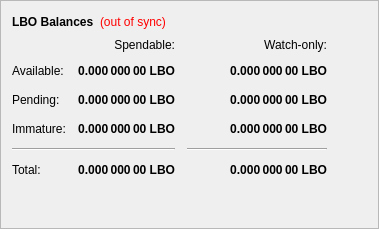
        <widget class="QFrame" name="frame">
         <property name="frameShape">
          <enum>QFrame::StyledPanel</enum>
         </property>
         <property name="frameShadow">
          <enum>QFrame::Raised</enum>
         </property>
         <layout class="QVBoxLayout" name="verticalLayout_4">
          <item>
           <layout class="QHBoxLayout" name="horizontalLayout_4">
            <item>
             <widget class="QLabel" name="label_5">
              <property name="font">
               <font>
                <weight>75</weight>
                <bold>true</bold>
               </font>
              </property>
              <property name="text">
               <string>LBO Balances</string>
              </property>
             </widget>
            </item>
            <item>
             <widget class="QLabel" name="labelWalletStatus">
              <property name="cursor">
               <cursorShape>WhatsThisCursor</cursorShape>
              </property>
              <property name="toolTip">
               <string>The displayed information may be out of date. Your wallet automatically synchronizes with the labrotix network after a connection is established, but this process has not completed yet.</string>
              </property>
              <property name="styleSheet">
               <string notr="true">QLabel { color: red; }</string>
              </property>
              <property name="text">
               <string notr="true">(out of sync)</string>
              </property>
              <property name="alignment">
               <set>Qt::AlignLeading|Qt::AlignLeft|Qt::AlignVCenter</set>
              </property>
             </widget>
            </item>
            <item>
             <spacer name="horizontalSpacer_3">
              <property name="orientation">
               <enum>Qt::Horizontal</enum>
              </property>
              <property name="sizeHint" stdset="0">
               <size>
                <width>40</width>
                <height>20</height>
               </size>
              </property>
             </spacer>
            </item>
           </layout>
          </item>
          <item>
           <layout class="QGridLayout" name="gridLayout">
            <property name="spacing">
             <number>12</number>
            </property>
            <item row="2" column="2">
             <widget class="QLabel" name="labelWatchPending">
              <property name="font">
               <font>
                <weight>75</weight>
                <bold>true</bold>
               </font>
              </property>
              <property name="cursor">
               <cursorShape>IBeamCursor</cursorShape>
              </property>
              <property name="toolTip">
               <string>Unconfirmed transactions to watch-only addresses</string>
              </property>
              <property name="text">
               <string notr="true">0.000 000 00 LBO</string>
              </property>
              <property name="alignment">
               <set>Qt::AlignRight|Qt::AlignTrailing|Qt::AlignVCenter</set>
              </property>
              <property name="textInteractionFlags">
               <set>Qt::LinksAccessibleByMouse|Qt::TextSelectableByKeyboard|Qt::TextSelectableByMouse</set>
              </property>
             </widget>
            </item>
            <item row="2" column="1">
             <widget class="QLabel" name="labelUnconfirmed">
              <property name="font">
               <font>
                <weight>75</weight>
                <bold>true</bold>
               </font>
              </property>
              <property name="cursor">
               <cursorShape>IBeamCursor</cursorShape>
              </property>
              <property name="toolTip">
               <string>Total of transactions that have yet to be confirmed, and do not yet count toward the spendable balance</string>
              </property>
              <property name="text">
               <string notr="true">0.000 000 00 LBO</string>
              </property>
              <property name="alignment">
               <set>Qt::AlignRight|Qt::AlignTrailing|Qt::AlignVCenter</set>
              </property>
              <property name="textInteractionFlags">
               <set>Qt::LinksAccessibleByMouse|Qt::TextSelectableByKeyboard|Qt::TextSelectableByMouse</set>
              </property>
             </widget>
            </item>
            <item row="3" column="2">
             <widget class="QLabel" name="labelWatchImmature">
              <property name="font">
               <font>
                <weight>75</weight>
                <bold>true</bold>
               </font>
              </property>
              <property name="cursor">
               <cursorShape>IBeamCursor</cursorShape>
              </property>
              <property name="toolTip">
               <string>Staked or masternode rewards in watch-only addresses that has not yet matured</string>
              </property>
              <property name="text">
               <string notr="true">0.000 000 00 LBO</string>
              </property>
              <property name="alignment">
               <set>Qt::AlignRight|Qt::AlignTrailing|Qt::AlignVCenter</set>
              </property>
              <property name="textInteractionFlags">
               <set>Qt::LinksAccessibleByMouse|Qt::TextSelectableByKeyboard|Qt::TextSelectableByMouse</set>
              </property>
             </widget>
            </item>
            <item row="4" column="0" colspan="2">
             <widget class="Line" name="lineSpendableBalance">
              <property name="orientation">
               <enum>Qt::Horizontal</enum>
              </property>
             </widget>
            </item>
            <item row="4" column="2">
             <widget class="Line" name="lineWatchBalance">
              <property name="sizePolicy">
               <sizepolicy hsizetype="Preferred" vsizetype="Fixed">
                <horstretch>0</horstretch>
                <verstretch>0</verstretch>
               </sizepolicy>
              </property>
              <property name="minimumSize">
               <size>
                <width>140</width>
                <height>0</height>
               </size>
              </property>
              <property name="orientation">
               <enum>Qt::Horizontal</enum>
              </property>
             </widget>
            </item>
            <item row="5" column="0">
             <widget class="QLabel" name="labelTotalText">
              <property name="text">
               <string>Total:</string>
              </property>
             </widget>
            </item>
            <item row="3" column="1">
             <widget class="QLabel" name="labelImmature">
              <property name="font">
               <font>
                <weight>75</weight>
                <bold>true</bold>
               </font>
              </property>
              <property name="cursor">
               <cursorShape>IBeamCursor</cursorShape>
              </property>
              <property name="toolTip">
               <string>Staked or masternode rewards that has not yet matured</string>
              </property>
              <property name="text">
               <string notr="true">0.000 000 00 LBO</string>
              </property>
              <property name="alignment">
               <set>Qt::AlignRight|Qt::AlignTrailing|Qt::AlignVCenter</set>
              </property>
              <property name="textInteractionFlags">
               <set>Qt::LinksAccessibleByMouse|Qt::TextSelectableByKeyboard|Qt::TextSelectableByMouse</set>
              </property>
             </widget>
            </item>
            <item row="2" column="3">
             <spacer name="horizontalSpacer_2">
              <property name="orientation">
               <enum>Qt::Horizontal</enum>
              </property>
              <property name="sizeHint" stdset="0">
               <size>
                <width>40</width>
                <height>20</height>
               </size>
              </property>
             </spacer>
            </item>
            <item row="3" column="0">
             <widget class="QLabel" name="labelImmatureText">
              <property name="text">
               <string>Immature:</string>
              </property>
             </widget>
            </item>
            <item row="5" column="1">
             <widget class="QLabel" name="labelTotal">
              <property name="font">
               <font>
                <weight>75</weight>
                <bold>true</bold>
               </font>
              </property>
              <property name="cursor">
               <cursorShape>IBeamCursor</cursorShape>
              </property>
              <property name="toolTip">
               <string>Your current total balance</string>
              </property>
              <property name="text">
               <string notr="true">0.000 000 00 LBO</string>
              </property>
              <property name="alignment">
               <set>Qt::AlignRight|Qt::AlignTrailing|Qt::AlignVCenter</set>
              </property>
              <property name="textInteractionFlags">
               <set>Qt::LinksAccessibleByMouse|Qt::TextSelectableByKeyboard|Qt::TextSelectableByMouse</set>
              </property>
             </widget>
            </item>
            <item row="5" column="2">
             <widget class="QLabel" name="labelWatchTotal">
              <property name="font">
               <font>
                <weight>75</weight>
                <bold>true</bold>
               </font>
              </property>
              <property name="cursor">
               <cursorShape>IBeamCursor</cursorShape>
              </property>
              <property name="toolTip">
               <string>Current total balance in watch-only addresses</string>
              </property>
              <property name="text">
               <string notr="true">0.000 000 00 LBO</string>
              </property>
              <property name="alignment">
               <set>Qt::AlignRight|Qt::AlignTrailing|Qt::AlignVCenter</set>
              </property>
              <property name="textInteractionFlags">
               <set>Qt::LinksAccessibleByMouse|Qt::TextSelectableByKeyboard|Qt::TextSelectableByMouse</set>
              </property>
             </widget>
            </item>
            <item row="0" column="2">
             <widget class="QLabel" name="labelWatchonly">
              <property name="text">
               <string>Watch-only:</string>
              </property>
              <property name="alignment">
               <set>Qt::AlignRight|Qt::AlignTrailing|Qt::AlignVCenter</set>
              </property>
             </widget>
            </item>
            <item row="1" column="0">
             <widget class="QLabel" name="labelBalanceText">
              <property name="text">
               <string>Available:</string>
              </property>
             </widget>
            </item>
            <item row="1" column="1">
             <widget class="QLabel" name="labelBalance">
              <property name="font">
               <font>
                <weight>75</weight>
                <bold>true</bold>
               </font>
              </property>
              <property name="cursor">
               <cursorShape>IBeamCursor</cursorShape>
              </property>
              <property name="toolTip">
               <string>Your current spendable balance</string>
              </property>
              <property name="text">
               <string notr="true">0.000 000 00 LBO</string>
              </property>
              <property name="alignment">
               <set>Qt::AlignRight|Qt::AlignTrailing|Qt::AlignVCenter</set>
              </property>
              <property name="textInteractionFlags">
               <set>Qt::LinksAccessibleByMouse|Qt::TextSelectableByKeyboard|Qt::TextSelectableByMouse</set>
              </property>
             </widget>
            </item>
            <item row="1" column="2">
             <widget class="QLabel" name="labelWatchAvailable">
              <property name="font">
               <font>
                <weight>75</weight>
                <bold>true</bold>
               </font>
              </property>
              <property name="cursor">
               <cursorShape>IBeamCursor</cursorShape>
              </property>
              <property name="toolTip">
               <string>Your current balance in watch-only addresses</string>
              </property>
              <property name="text">
               <string notr="true">0.000 000 00 LBO</string>
              </property>
              <property name="alignment">
               <set>Qt::AlignRight|Qt::AlignTrailing|Qt::AlignVCenter</set>
              </property>
              <property name="textInteractionFlags">
               <set>Qt::LinksAccessibleByMouse|Qt::TextSelectableByKeyboard|Qt::TextSelectableByMouse</set>
              </property>
             </widget>
            </item>
            <item row="2" column="0">
             <widget class="QLabel" name="labelPendingText">
              <property name="text">
               <string>Pending:</string>
              </property>
             </widget>
            </item>
            <item row="0" column="1">
             <widget class="QLabel" name="labelSpendable">
              <property name="text">
               <string>Spendable:</string>
              </property>
              <property name="alignment">
               <set>Qt::AlignRight|Qt::AlignTrailing|Qt::AlignVCenter</set>
              </property>
             </widget>
            </item>
           </layout>
          </item>
          <item>
           <spacer name="verticalSpacer_4">
            <property name="orientation">
             <enum>Qt::Vertical</enum>
            </property>
            <property name="sizeHint" stdset="0">
             <size>
              <width>20</width>
              <height>40</height>
             </size>
            </property>
           </spacer>
          </item>
         </layout>
        </widget>
